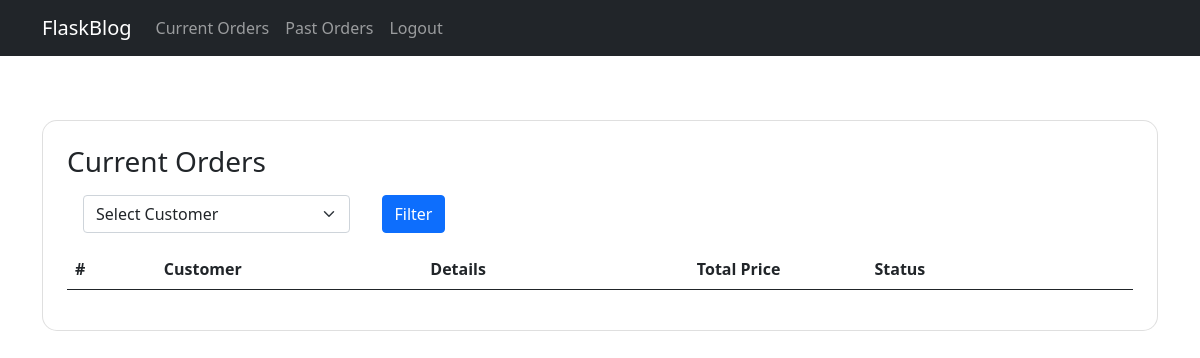
Page /vendor/orders (signed in) on the earlier database version.
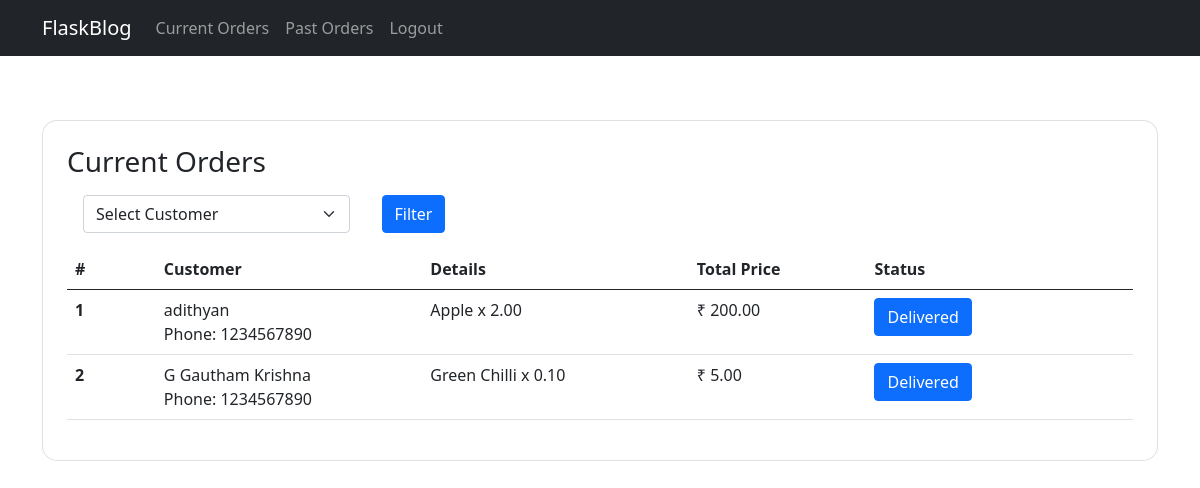
Same page on the later database version.
### application/models.py (models this page shows)
class User(db.Model):
    __tablename__ = 'users'
    id = db.Column(db.Integer, primary_key=True, autoincrement=True)
    name = db.Column(db.String(255), nullable=False)
    email = db.Column(db.String(255), nullable=False, unique=True)
    password = db.Column(db.String(255), nullable=False)
    phone = db.Column(db.String(10), nullable=False)

class Products(db.Model):
    __tablename__ = 'products'
    id = db.Column(db.Integer, primary_key=True, autoincrement=True)
    name = db.Column(db.String(255), nullable=False)
    vendor = db.Column(db.Integer, db.ForeignKey('vendors.id'), nullable=False)
    image = db.Column(db.String(255), nullable=False)
    category = db.Column(db.String(255), nullable=False)
    price = db.Column(db.Numeric(10,2), nullable=False)
    qty = db.Column(db.Numeric(10,2), nullable=False)
    unit = db.Column(db.String(255), nullable=False)

class Orders(db.Model):
    __tablename__ = 'orders'
    id = db.Column(db.Integer, primary_key=True, autoincrement=True)
    vendor = db.Column(db.Integer, db.ForeignKey('vendors.id'), nullable=False)
    user = db.Column(db.Integer, db.ForeignKey('users.id'), nullable=False)
    product = db.Column(db.Integer, db.ForeignKey('products.id'), nullable=False)
    date = db.Column(db.String(255), nullable=False)
    qty = db.Column(db.Numeric(10,2), nullable=False)
    price = db.Column(db.Numeric(10,2), nullable=False)
    state = db.Column(db.String(255), nullable=False)

### application/controllers.py (the view)
@app.route('/vendor/orders',methods=["GET","POST"])
@vendor_login_required
def vendor_orders():
    orders=Orders.query.filter_by(vendor=session['id'], state="Ordered").all()
    if request.method == "POST":
        if request.form['customer'] != "Select Customer":
            orders=Orders.query.filter_by(vendor=session['id'],user=request.form['customer'], state="Ordered").all()
    orders= utils.get_vendor_orders(orders)
    customers = utils.get_customers(session['id'])
    return render_template('vendor_orders.html', orders = orders, customers =customers)

### application/controllers.py (called while the page is built)
def vendor_login_required(f):
    @wraps(f)
    def wrap(*args, **kwargs):
        if 'type' in session and session['type'] == 'Vendor' and 'status' in session:
            return f(*args, **kwargs)
        else:
            flash('Unauthorized Access','danger')
            return redirect(url_for('login'))
    return wrap

### application/utils.py (called while the page is built)
def get_vendor_orders(orders):
    out = []
    for order in orders:
        product = Products.query.filter_by(id=order.product).first()
        buyer = User.query.filter_by(id=order.user).first()
        item = {
            'id': order.id,
            'buyer_name': buyer.name,
            'buyer_phone': buyer.phone,
            'product_name': product.name,
            'qty': order.qty,
            'date': order.date,
            'price': round(order.price * order.qty,2)
        }
        out.append(item)
    return out

def get_customers(id):
    orders = Orders.query.filter_by(vendor=id, state="Ordered").all()
    out = []
    for order in orders:
        item = User.query.filter_by(id=order.user).first()
        out.append(item)
    return out

### templates/vendor_orders.html (shortened to what this page needs)
{% extends 'base_vendor.html' %}
{% block content %}
<div class="container py-5 h-100">
  <div class="card" style="border-radius: 15px;">
      <div class="card-body p-4">
        <h3>Current Orders</h3>
        <form class="d-md-flex flex-row my-3" method="POST">
          <select class="form-select w-25 mx-3" name="customer">
            <option>Select Customer</option>
          </select>
          <button type="submit" class="btn btn-primary mx-3">Filter</button>
        </form>
          <table class="table">
              <thead>
                <tr>
                  <th class = "col-1">#</th>
                  <th class = "col-3">Customer</th>
                  <th class="col-3">Details</th>
                  <th class = "col-2">Total Price</th>
                  <th class="col-3">Status</th>
                </tr>
              </thead>
              <tbody>
                  {% for order in orders %}
                      <tr>
                          <th>{{ loop.index }}</th>
                          <td>
                              <div>
                                  <span>{{order['buyer_name']}}
                                  <br>
                                  Phone: {{order['buyer_phone']}}</span>
                              </div>
                          </td>
                          <td>{{ order['product_name'] }} x {{ order['qty'] }}</td>
                          <td>₹ {{ order['price'] }}</td>
                          <td><a href="{{url_for('delivered',id=order['id'])}}" class="btn btn-primary">Delivered</a></td>
                      </tr>
                  {% endfor %}
              </tbody>
            </table>
      </div>
  </div>
</div>
{% endblock %}

Differences in the rows shown:
now on this page (row unchanged): User: buyer_name "adithyan", buyer_phone "1234567890"
now on this page (row edited): Products: product_name "Apple"
now on this page (row edited): Orders: qty "2.00"
added User: buyer_name "G Gautham Krishna", buyer_phone "1234567890"
now on this page (row edited): Products: product_name "Green Chilli"
added Orders: qty "0.10"
Other differences:
new list line: "1 Phone: x ₹ 200.00 Delivered"
new list line: "2 Phone: x ₹ 5.00 Delivered"
